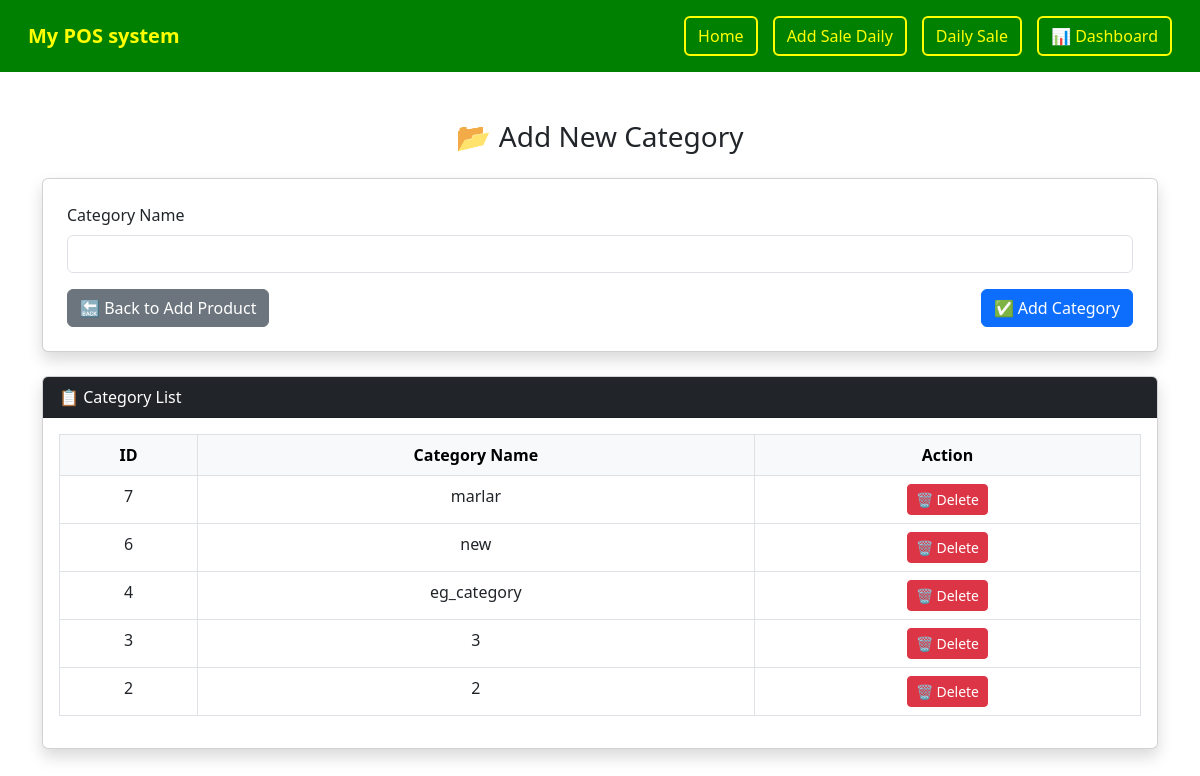
Screenshot of /add_category.php with the database file from the repository.
### tables this page shows
CREATE TABLE `categories` (
  `id` int(11) NOT NULL,
  `category_name` varchar(100) NOT NULL
);

### add_category.php (the view, shortened to what this page needs)
<?php
include 'db.php';
$result = $conn->query("SELECT * FROM categories ORDER BY id DESC");
?>
<!DOCTYPE html>
<html lang="en">
<head>
    <link href="https://cdn.jsdelivr.net/npm/bootstrap@5.3.3/dist/css/bootstrap.min.css" rel="stylesheet">
</head>
<body>
    <?php include "nav.php" ?>
    <div class="container mt-5">
        <h3 class="text-center mb-4">📂 Add New Category</h3>
        <form method="POST" class="card p-4 shadow mb-4">
            <div class="mb-3">
                <label class="form-label">Category Name</label>
                <input type="text" name="category_name" class="form-control" required>
            </div>
            <div class="d-flex justify-content-between">
                <a href="add_product.php" class="btn btn-secondary">🔙 Back to Add Product</a>
                <button type="submit" class="btn btn-primary">✅ Add Category</button>
            </div>
        </form>
        <div class="card shadow">
            <div class="card-header bg-dark text-white">📋 Category List</div>
            <div class="card-body">
                <table class="table table-bordered table-hover text-center">
                    <thead class="table-light">
                        <tr>
                            <th>ID</th>
                            <th>Category Name</th>
                            <th>Action</th>
                        </tr>
                    </thead>
                    <tbody>
                        <?php while ($row = $result->fetch_assoc()): ?>
                            <tr>
                                <td><?= $row['id']; ?></td>
                                <td><?= htmlspecialchars($row['category_name']); ?></td>
                                <td>
                                    <a href="add_category.php?delete_id=<?= $row['id']; ?>"
                                        class="btn btn-danger btn-sm"
                                        onclick="return confirm('Are you sure you want to delete this category?')">
                                        🗑️ Delete
                                    </a>
                                </td>
                            </tr>
                        <?php endwhile; ?>
                    </tbody>
                </table>
            </div>
        </div>
    </div>
</body>
</html>

### rows the page displays
categories: id "7", category_name "marlar"
categories: id "6", category_name "new"
categories: id "4", category_name "eg_category"
categories: id "3", category_name "3"
categories: id "2", category_name "2"
